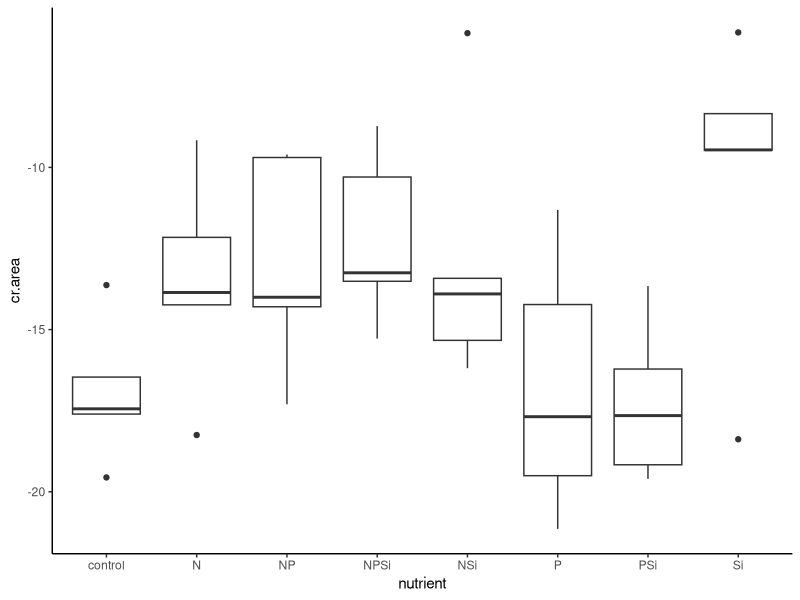
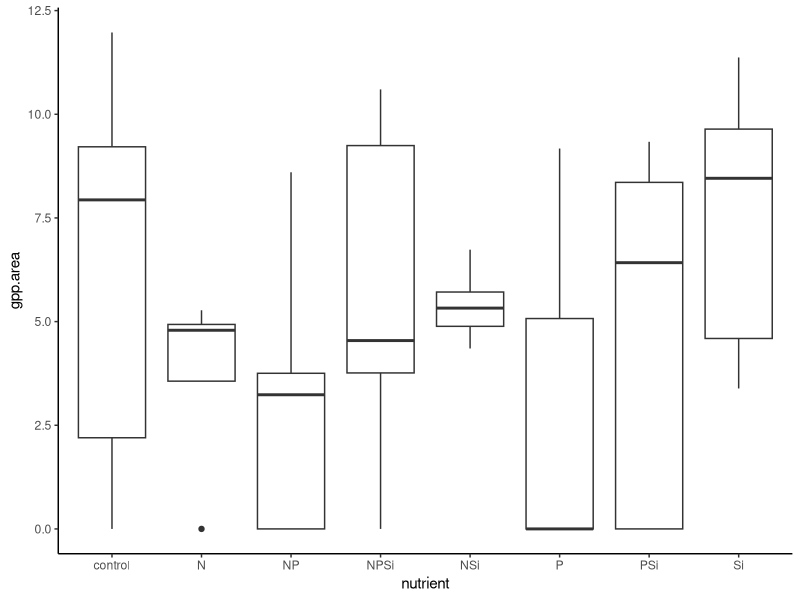
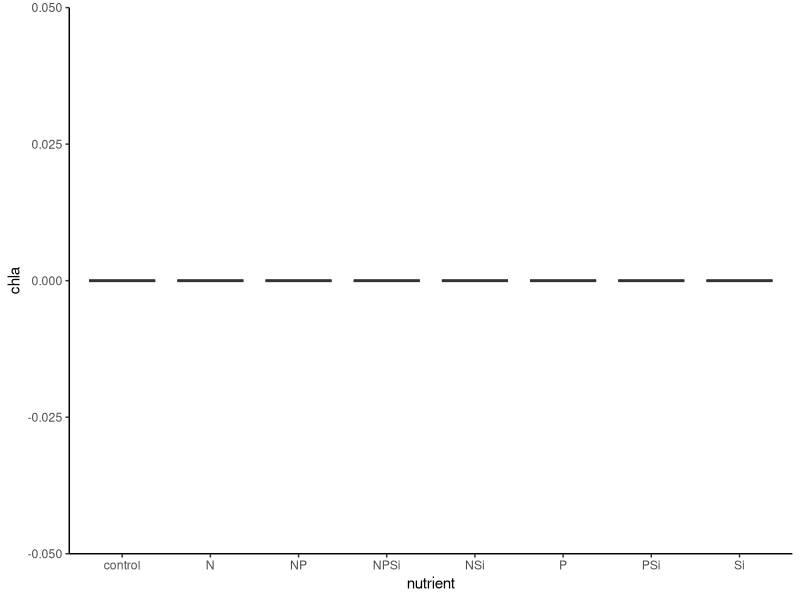
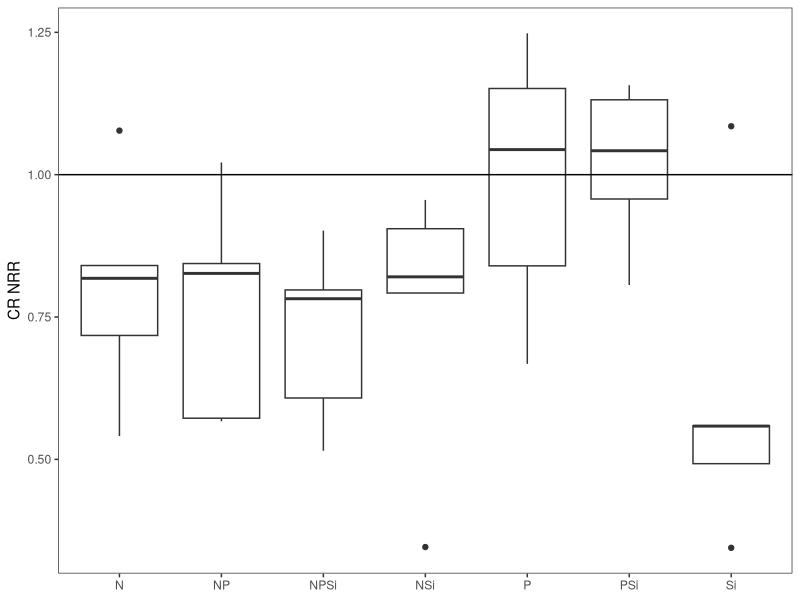
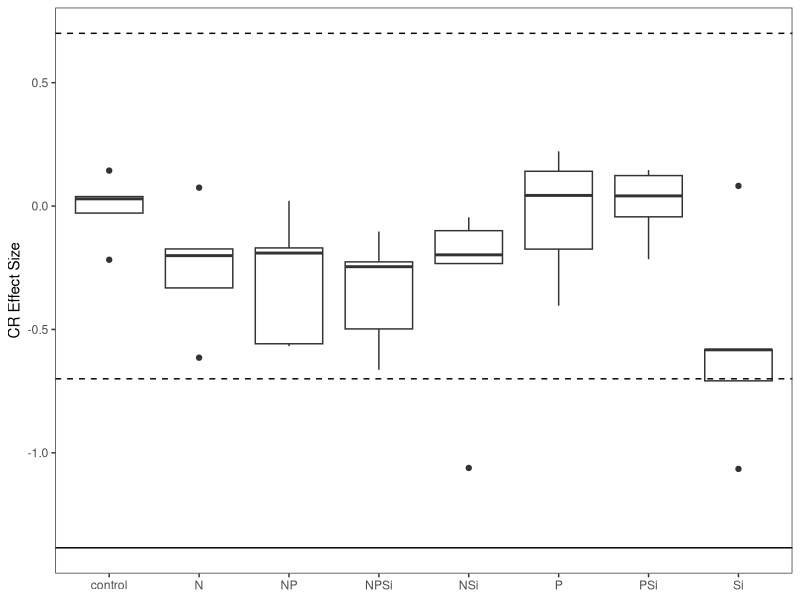
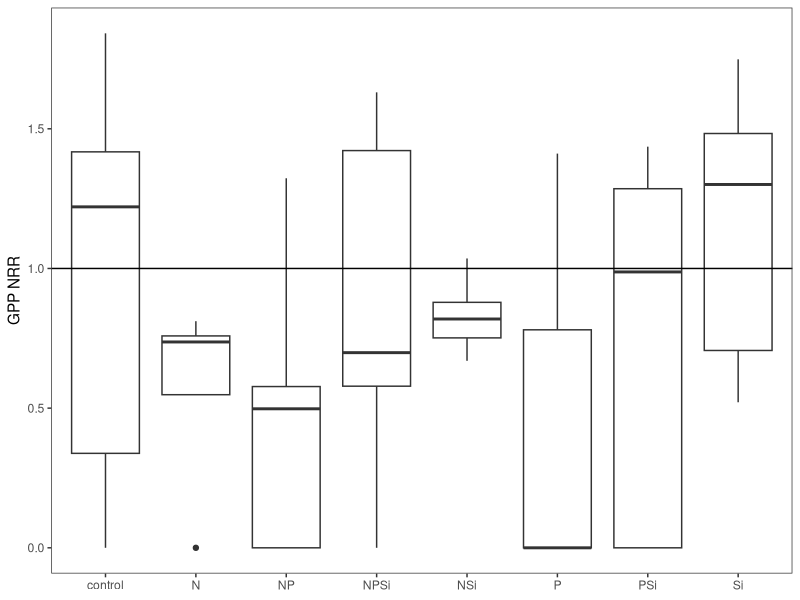
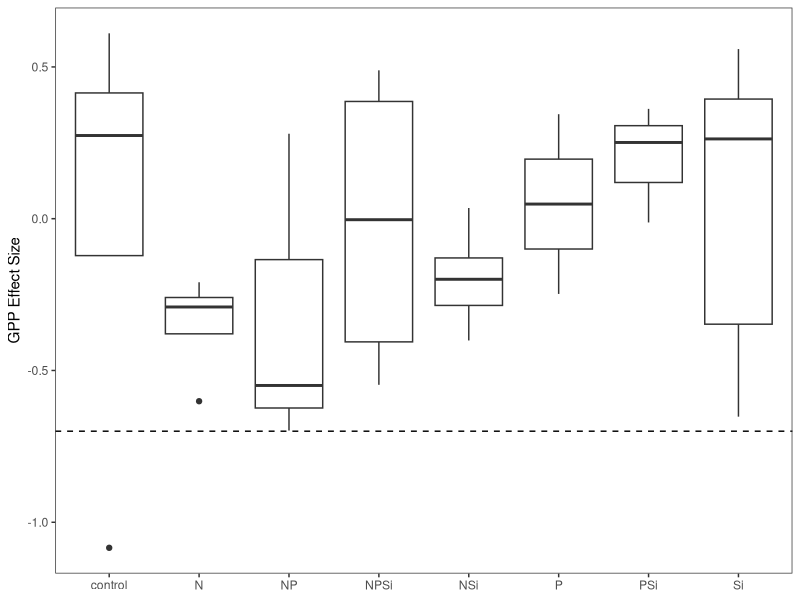
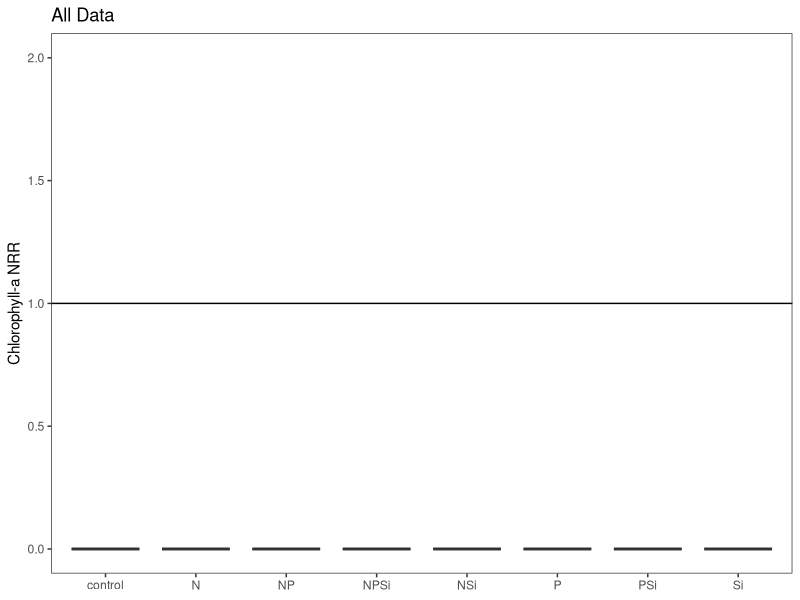

Source code (R) for these figures, in order: (Note: this script raises an error after producing the figures.)
#Author:  Clay Arango
#Creation date: 10-Feb-19
#Script to analyze NDS data from Summer 2018 NDS work with S. Roley and A. Alexiades

#packages
library(nlme)
library(nortest)
library(plyr)
library(dplyr)
library(multcomp)
library(MASS)
library(ggplot2)
library(tidyr)

#Load data
aht_fall <- read.table(file="aht_fall.csv", header=T, sep=",")

#set variable
d = aht_fall

#evaluate data to make sure factors are correct
names(d)
unique(d$nutrient) #control, N, NP, NPSi, NSi, P, PSi, Si
unique(d$N) #should be 0 and 1
unique(d$P) #should be 0 and 1
unique(d$Si) #should be 0 and 1
unique(d$top) #should be "sponge" and "glass"
#if need to change, use recode function below. 
d$top<-recode(d$top, "cellulose" ="sponge")
str(d)

#convert N and P and Si values (0 or 1 for absence or presence) to factors
d$N<-as.factor(d$N)
d$P<-as.factor(d$P)
d$Si<-as.factor(d$Si)
str(d)

#subset data into gpp and cr response
d.cr = subset(d, top=="sponge", data=d)
d.gpp = subset(d, top=="glass", data=d)

#check for outliers and check data entry before calculating NRR.
ggplot(d.cr, aes(x=nutrient, y=cr.area))+geom_boxplot() +theme_classic()
#one high NSi checks out, one low Si checks out

#calculate nrr for cr
x<-ddply(d.cr, "nutrient", summarise, ave_cr = mean(cr.area, na.rm=T)) 
x
d.cr$cr.nrr = d.cr$cr.area/-16.93973 #divide by control ave_cr
d.cr$chla.nrr<-NA
d.cr$gpp.nrr<-NA

#check for outliers and check data entry before calculating NRR.
ggplot(d.gpp, aes(x=nutrient, y=gpp.area))+geom_boxplot() +theme_classic()
#ok, but huge range in controls (but appear to have a normal distn - no outliers to remove)
ggplot(d.gpp, aes(x=nutrient, y=chla))+geom_boxplot() +theme_classic()
#one low control value checks out. is an outlier, but not sure if should be removed. will calculate both.

#calculate nrr for gpp and chla
x<- ddply(d.gpp, "nutrient", summarise, ave_gpp = mean(gpp.area, na.rm=T), ave_chla = mean(chla, na.rm=T)) 
x
d.gpp$gpp.nrr = d.gpp$gpp.area/6.501087 #divide by control ave_gpp
d.gpp$chla.nrr = d.gpp$chla/1.4299814 #divide by control ave_chla
d.gpp$cr.nrr<-NA
x1<- ddply(subset(d.gpp,!(nds.id=="B5")), "nutrient", summarise,  ave_chla = mean(chla, na.rm=T)) 
x1
d.gpp$chla.nrr_1 = d.gpp$chla/1.7693330
d.cr$chla.nrr_1<-NA

#combine files and export
d.nrr<-rbind(d.cr, d.gpp)
d.nrr$cr.es<-log(d.nrr$cr.nrr)
d.nrr$gpp.es<-log(d.nrr$gpp.nrr)
d.nrr$chla.es<-log(d.nrr$chla.nrr)
d.nrr$chla.es_1<-log(d.nrr$chla.nrr_1)
d.nrr$site.date<-"aht_fall"
write.table(d.nrr, "aht_fall_nrr.csv", sep=",", quote=F, row.names =F)

###############
#plots of NRR
##############
ggplot(data=subset(d.cr, !(nutrient=="control")), aes(x=nutrient, y=cr.nrr))+geom_boxplot()+theme_bw()+
  ylab("CR NRR")+geom_abline(slope = 0, intercept = 1)+
  theme(axis.title.x=element_blank(), panel.grid.minor=element_blank(), panel.grid.major=element_blank())
#inhibition or neutral

ggplot(data=subset(d.nrr, (top=="sponge")), aes(x=nutrient, y=cr.es))+geom_boxplot()+theme_bw()+
  ylab("CR Effect Size")+geom_hline(yintercept = 0.7, lty="dashed")+ geom_hline(yintercept = -0.7, lty="dashed")+
  geom_hline(yintercept = -1.385)+
  theme(axis.title.x=element_blank(), panel.grid.minor=element_blank(), panel.grid.major=element_blank())

ggplot(data=d.gpp, aes(x=nutrient, y=gpp.nrr))+geom_boxplot()+theme_bw()+
  ylab("GPP NRR")+geom_abline(slope = 0, intercept = 1)+
  theme(axis.title.x=element_blank(), panel.grid.minor=element_blank(), panel.grid.major=element_blank())
#neutral or inhibited

ggplot(data=subset(d.nrr,top=="glass"), aes(x=nutrient, y=gpp.es))+geom_boxplot()+theme_bw()+
  ylab("GPP Effect Size")+geom_abline(slope = 0, intercept = 1)+geom_hline(yintercept = -0.7, lty="dashed")+
  theme(axis.title.x=element_blank(), panel.grid.minor=element_blank(), panel.grid.major=element_blank())

ggplot(data=d.gpp, aes(x=nutrient, y=chla.nrr))+geom_boxplot()+theme_bw()+ggtitle ("All Data")+
  ylab("Chlorophyll-a NRR")+geom_abline(slope = 0, intercept = 1)+scale_y_continuous(limits=c(0, 2))+
  theme(axis.title.x=element_blank(), panel.grid.minor=element_blank(), panel.grid.major=element_blank())
#inhibition

ggplot(data=subset(d.gpp, !(nds.id == "B5")),aes(x=nutrient, y=chla.nrr_1))+geom_boxplot()+theme_bw()+ggtitle ("Outlier Removed")+
  ylab("Chlorophyll-a NRR")+geom_abline(slope = 0, intercept = 1)+scale_y_continuous(limits=c(0, 2))+
  theme(axis.title.x=element_blank(), panel.grid.minor=element_blank(), panel.grid.major=element_blank())

ggplot(data=subset(d.nrr, (top=="glass")), aes(x=nutrient, y=chla.es))+geom_boxplot()+theme_bw()+
  ylab("Chla Effect Size")+ geom_hline(yintercept = 0.7, lty="dashed")+  geom_hline(yintercept = -1.385)+  
  ggtitle ("All Data")+geom_hline(yintercept = -0.7, lty="dashed")+
  theme(axis.title.x=element_blank(), panel.grid.minor=element_blank(), panel.grid.major=element_blank())

ggplot(data=subset(d.nrr, (top=="glass") & !(nds.id=="B5")), aes(x=nutrient, y=chla.es_1))+geom_boxplot()+theme_bw()+
  ylab("Chla Effect Size")+ geom_hline(yintercept = 0.7, lty="dashed")+  geom_hline(yintercept = -1.385)+  
  ggtitle ("Outlier Removed")+geom_hline(yintercept = -0.7, lty="dashed")+
  theme(axis.title.x=element_blank(), panel.grid.minor=element_blank(), panel.grid.major=element_blank())

##########
#NRR Summary Files
#########
#no need to make these now; wait until all NRR files collated and then do a summary! But leaving code here because can use
#as template for data all together.
GPP_sum<-ddply(d.gpp, "nutrient", summarise, ave_nrr.gpp=mean(gpp.nrr, na.rm=T), sd_nrr.gpp=sd(gpp.nrr, na.rm=T), 
               se_nrr.gpp =(sd(gpp.nrr)/sqrt(sum(!is.na(gpp.nrr)))), 
               ci95_nrr.gpp = (1.96*(sd(gpp.nrr)/sqrt(sum(!is.na(gpp.nrr))))),
               ave_nrr.chla=mean(chla.nrr, na.rm=T), sd_nrr.chla=sd(chla.nrr, na.rm=T), 
               se_nrr.chla =(sd(chla.nrr)/sqrt(sum(!is.na(chla.nrr)))), 
               ci95_nrr.chla = (1.96*(sd(chla.nrr)/sqrt(sum(!is.na(chla.nrr))))))
CR_sum<-ddply(d.cr, "nutrient", summarise, ave_nrr.cr=mean(cr.nrr, na.rm=T), sd_nrr.cr=sd(cr.nrr, na.rm=T), 
              se_nrr.cr =(sd(cr.nrr)/sqrt(sum(!is.na(cr.nrr)))), 
              ci95_nrr.cr = (1.96*(sd(cr.nrr)/sqrt(sum(!is.na(cr.nrr))))))

#now combine into one and export
d.sum<-merge(GPP_sum, CR_sum, by="nutrient")
d.sum$site_date<-"aht_fall"
write.table(d.sum, "aht_fall_summ.csv",  sep=",", quote=F, row.names =F)


############################################################
#analyze RESPIRATION data
############################################################

M1<-gls(cr.area~N*P*Si, data=d.cr, na.action=na.omit)
E1<-residuals(M1)
qqnorm(E1)
qqline(E1)
ad.test(E1)
   #residuals are normally distributed
hist(E1)  
plot(M1)

plot(filter(d.cr, !is.na(cr.area)) %>% dplyr::select(nutrient), 
     E1, xlab="nutrient", ylab="Residuals")
bartlett.test(cr.area~nutrient, data=d.cr)
   #variance test is ok

anova(M1)  #N inhibition
#(Intercept)     1 672.5216  <.0001
#N               1   4.8667  0.0347
#P               1   1.6032  0.2146
#Si              1   2.9798  0.0940
#N:P             1   3.4407  0.0728
#N:Si            1   1.2128  0.2790
#P:Si            1   2.5467  0.1204
#N:P:Si          1   2.8114  0.1033

##########################################################
#do multiple 2 way ANOVAs to improve our ability to interpret
##########################################################
#N and P
M1<-gls(cr.area~N*P, data=d.cr, na.action=na.omit)
E1<-residuals(M1)
qqnorm(E1)
qqline(E1)
ad.test(E1)
#residuals are normally distributed, p=0.1159
hist(E1)  
plot(M1)

bartlett.test(cr.area~nutrient, data=d.cr)
#variance test OK

anova(M1) #interpretation: N suppression
#N               1   4.2165  0.0474
#P               1   1.3891  0.2463
#N:P             1   2.9810  0.0928

#remove NA for plotting
xx = na.omit(subset(d.cr, select = c(N,P,cr.area)))
interaction.plot(xx$N, xx$P, xx$cr.area*-1)

#N and Si
M1<-gls(cr.area~N*Si, data=d.cr, na.action=na.omit)
E1<-residuals(M1)
qqnorm(E1)
qqline(E1)
ad.test(E1)
#residuals are normally distributed, p=0.06525
hist(E1)  
plot(M1)

bartlett.test(cr.area~nutrient, data=d.cr)
#variance test OK

anova(M1) #interpretation, no limitation (N suppression)
#N               1   4.1319  0.0495
#Si              1   2.5299  0.1204
#N:Si            1   1.0297  0.3170

#remove NA for plotting
xx = na.omit(subset(d.cr, select = c(N,Si,cr.area)))
interaction.plot(xx$N, xx$Si, xx$cr.area*-1)
#decline in presence of N, but more dramatic decline with N alone (Si tempers a bit)

#P and Si
M1<-gls(cr.area~P*Si, data=d.cr, na.action=na.omit)
E1<-residuals(M1)
qqnorm(E1)
qqline(E1)
ad.test(E1)
#residuals are normally distributed, p=0.2388
hist(E1)  
plot(M1)

bartlett.test(cr.area~nutrient, data=d.cr)
#variance test OK

anova(M1) #interpretation, no limitation
#P               1   1.3019  0.2614
#Si              1   2.4198  0.1286
#P:Si            1   2.0681  0.1590

#remove NA for plotting
xx = na.omit(subset(d.cr, select = c(P,Si,cr.area)))
interaction.plot(xx$P, xx$Si, xx$cr.area*-1)
#looks like P limitation, but NS
##########################################################
##########################################################

x <- group_by(d.cr, nutrient) %>%  # Grouping function causes subsequent functions to aggregate by season and reach
  summarize(cr.mean = abs(mean(cr.area, na.rm = TRUE)), # na.rm = TRUE to remove missing values
            cr.sd=abs(sd(cr.area, na.rm = TRUE)),  # na.rm = TRUE to remove missing values
            n = sum(!is.na(cr.area)), # of observations, excluding NAs. 
            cr.se=cr.sd/sqrt(n))

ggplot(data=x, aes(x=nutrient, y=cr.mean)) + 
  geom_bar(stat="identity", position=position_dodge(), color = "black") + 
  geom_errorbar(aes(ymin=cr.mean, ymax=cr.mean+cr.se), width=0.2, 
                position=position_dodge(0.9)) + 
  xlab("Nutrient") +
  ylab(expression(Respiration~(ug~O[2]~m^{-2}~h^{-1}))) +
  ylim(0,20) +
  labs(fill="Light") +
  theme_bw() +
  theme(panel.grid.major=element_blank(),
        panel.grid.minor=element_blank(),
        legend.title=element_text(size=6),
        legend.key=element_blank(), 
        legend.position=c(0.5,0.95), 
        legend.text=element_text(size=8), 
        legend.background=element_blank(), 
        legend.direction="horizontal", 
        legend.key.size=unit(0.3, "cm"), 
        axis.title.y=element_text(size=8), 
        axis.title.x=element_text(size=8), 
        axis.text.x=element_text(size=8))

#ggsave('output/figures/Ring_fall.tiff',
#       units="in",
#       width=3.25,
#       height=3.25,
#       dpi=1200,
#       compression="lzw")

############################################################
#analyze the PRODUCTION data
############################################################

M1<-gls(gpp.area~N*P*Si, data=d.gpp, na.action=na.omit) 
E1<-residuals(M1)
qqnorm(E1)
qqline(E1)
ad.test(E1)
   #residuals ok

hist(E1, xlab="residuals", main="")
plot(M1)

plot(filter(d.gpp, !is.na(gpp.area)) %>% dplyr::select(nutrient), 
     E1, xlab="nutrient", ylab="Residuals")
bartlett.test(gpp.area~nutrient, data=d.gpp)
   #OK

anova(M1)
  
x <- group_by(d.gpp, nutrient) %>%  # Grouping function causes subsequent functions to aggregate by season and reach
  summarize(gpp.mean = abs(mean(gpp.area, na.rm = TRUE)), # na.rm = TRUE to remove missing values
            gpp.sd=abs(sd(gpp.area, na.rm = TRUE)),  # na.rm = TRUE to remove missing values
            n = sum(!is.na(gpp.area)), # of observations, excluding NAs. 
            gpp.se=gpp.sd/sqrt(n))

ggplot(data=x, aes(x=nutrient, y=gpp.mean)) + 
  geom_bar(stat="identity", position=position_dodge(), color = "black") + 
  geom_errorbar(aes(ymin=gpp.mean, ymax=gpp.mean+gpp.se), width=0.2, 
                position=position_dodge(0.9)) + 
  xlab("Nutrient") +
  ylab(expression(Production~(ug~O[2]~m^{-2}~h^{-1}))) +
  labs(fill="Light") +
  theme_bw() +
  theme(panel.grid.major=element_blank(),
        panel.grid.minor=element_blank(), 
        legend.title=element_text(size=6), 
        legend.key=element_blank(),  
        legend.position=c(0.5,0.95),  
        legend.text=element_text(size=8),  
        legend.background=element_blank(),  
        legend.direction="horizontal",  
        legend.key.size=unit(0.3, "cm"),  
        axis.title.y=element_text(size=8),  
        axis.title.x=element_text(size=8),  
        axis.text.x=element_text(size=8))

#ggsave('output/figures/gppByNutrient.tiff',
#       units="in",
#       width=3.25,
#       height=3.25,
#       dpi=1200,
#       compression="lzw")


############################################################
#analyze the CHL-A biomass on disks
###########################################################
d.gpp1<-subset(d.gpp,!(nds.id=="B5"))
M1<-gls(chla.nrr_1~N*P*Si, data=d.gpp1, na.action=na.omit) 
E1<-residuals(M1)
qqnorm(E1)
qqline(E1)
ad.test(E1)
#residuals ok

hist(E1, xlab="residuals", main="")
plot(M1)

plot(filter(d.gpp, !is.na(gpp.area)) %>% dplyr::select(nutrient), 
     E1, xlab="nutrient", ylab="Residuals")
bartlett.test(gpp.area~nutrient, data=d.gpp)
#OK

anova(M1)# interpretation: Si, N serial inhibition; P, Si serial inhibition
#N               1  17.54615  0.0002
#P               1  10.03378  0.0036
#Si              1  21.31226  0.0001
#N:P             1   0.05818  0.8111
#N:Si            1   5.32462  0.0284
#P:Si            1   7.69659  0.0096
#N:P:Si          1   1.46880  0.2353

##########################################################
#do multiple 2 way ANOVAs to improve our ability to interpret
##########################################################
#N and P

#remove NA for plotting
xx = na.omit(subset(d.gpp1, select = c(N,P,chla)))
interaction.plot(xx$N, xx$P, xx$chla)
#N inhibition, P inhibition

#N and Si
#remove NA for plotting
xx = na.omit(subset(d.gpp1, select = c(N,Si,chla)))
interaction.plot(xx$N, xx$Si, xx$chla)

#P and Si

xx = na.omit(subset(d.gpp1, select = c(P,Si,chla)))
interaction.plot(xx$P, xx$Si, xx$chla)
#Si and P inhibition; Si dampens P inhibition
